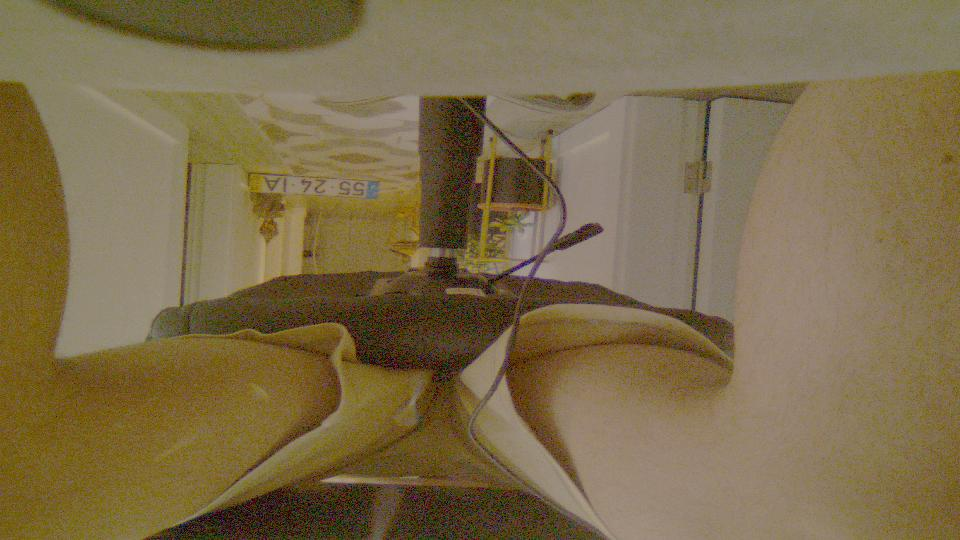
#> input picture test.jpg, 960 x 540 px
$ python ocr_license_plate.py --input .   (older library calls are emulated)
#> lines starting #> are read from the running program, lines starting #| are printed output that depends on the picture; after the words box and inside, x2 and y2 are one past the last pixel; in counts of white or black regions, pixels touching at a corner belong together
### pyimagesearch/anpr/anpr.py
# import the necessary packages
from skimage.segmentation import clear_border
import pytesseract
import numpy as np
import imutils
import cv2

class PyImageSearchANPR:
    def __init__(self, minAR=4, maxAR=5, debug=False):
        # store the minimum and maximum rectangular aspect ratio
        # values along with whether or not we are in debug mode
        self.minAR = minAR
        self.maxAR = maxAR
        self.debug = debug

    def debug_imshow(self, title, image, waitKey=False):
        # check to see if we are in debug mode, and if so, show the
        # image with the supplied title
        if self.debug:
            cv2.imshow(title, image)

            # check to see if we should wait for a keypress
            if waitKey:
                cv2.waitKey(0)

    def locate_license_plate_candidates(self, gray, keep=5):
        # perform a blackhat morphological operation that will allow
        # us to reveal dark regions (i.e., text) on light backgrounds
        # (i.e., the license plate itself)
        rectKern = cv2.getStructuringElement(cv2.MORPH_RECT, (13, 5))
        blackhat = cv2.morphologyEx(gray, cv2.MORPH_BLACKHAT, rectKern)
        #self.debug_imshow("Blackhat", blackhat)

        # next, find regions in the image that are light
        squareKern = cv2.getStructuringElement(cv2.MORPH_RECT, (3, 3))
        light = cv2.morphologyEx(gray, cv2.MORPH_CLOSE, squareKern)
        light = cv2.threshold(light, 0, 255,
            cv2.THRESH_BINARY | cv2.THRESH_OTSU)[1]
        #self.debug_imshow("Light Regions", light)

        # compute the Scharr gradient representation of the blackhat
        # image in the x-direction and then scale the result back to
        # the range [0, 255]
        gradX = cv2.Sobel(blackhat, ddepth=cv2.CV_32F,
            dx=1, dy=0, ksize=-1)
        gradX = np.absolute(gradX)
        (minVal, maxVal) = (np.min(gradX), np.max(gradX))
        gradX = 255 * ((gradX - minVal) / (maxVal - minVal))
        gradX = gradX.astype("uint8")
        #self.debug_imshow("Scharr", gradX)

        # blur the gradient representation, applying a closing
        # operation, and threshold the image using Otsu's method
        gradX = cv2.GaussianBlur(gradX, (5, 5), 0)
        gradX = cv2.morphologyEx(gradX, cv2.MORPH_CLOSE, rectKern)
        thresh = cv2.threshold(gradX, 0, 255,
            cv2.THRESH_BINARY | cv2.THRESH_OTSU)[1]
        #self.debug_imshow("Grad Thresh", thresh)

        # perform a series of erosions and dilations to clean up the
        # thresholded image
        thresh = cv2.erode(thresh, None, iterations=2)
        thresh = cv2.dilate(thresh, None, iterations=2)
        #self.debug_imshow("Grad Erode/Dilate", thresh)

        # take the bitwise AND between the threshold result and the
        # light regions of the image
        thresh = cv2.bitwise_and(thresh, thresh, mask=light)
        thresh = cv2.dilate(thresh, None, iterations=2)
        thresh = cv2.erode(thresh, None, iterations=1)
        #self.debug_imshow("Final", thresh, waitKey=True)

        # find contours in the thresholded image and sort them by
        # their size in descending order, keeping only the largest
        # ones
        cnts = cv2.findContours(thresh.copy(), cv2.RETR_EXTERNAL,
            cv2.CHAIN_APPROX_SIMPLE)
        cnts = imutils.grab_contours(cnts)
        cnts = sorted(cnts, key=cv2.contourArea, reverse=True)[:keep]

        # return the list of contours
        return cnts

    def locate_license_plate(self, gray, candidates,
        clearBorder=False):
        # initialize the license plate contour and ROI
        lpCnt = None
        roi = None

        # loop over the license plate candidate contours
        for c in candidates:
            # compute the bounding box of the contour and then use
            # the bounding box to derive the aspect ratio
            (x, y, w, h) = cv2.boundingRect(c)
            ar = w / float(h)

            # check to see if the aspect ratio is rectangular
            if ar >= self.minAR and ar <= self.maxAR:
                # store the license plate contour and extract the
                # license plate from the grayscale image and then
                # threshold it
                lpCnt = c
                licensePlate = gray[y:y + h, x:x + w]
                roi = cv2.threshold(licensePlate, 0, 255,
                    cv2.THRESH_BINARY_INV | cv2.THRESH_OTSU)[1]

                # check to see if we should clear any foreground
                # pixels touching the border of the image
                # (which typically, not but always, indicates noise)
                if clearBorder:
                    roi = clear_border(roi)

                # display any debugging information and then break
                # from the loop early since we have found the license
                # plate region
                #self.debug_imshow("License Plate", licensePlate)
                #self.debug_imshow("ROI", roi, waitKey=True)
                break

        # return a 2-tuple of the license plate ROI and the contour
        # associated with it
        return (roi, lpCnt)

    def build_tesseract_options(self, psm=7):
        # tell Tesseract to only OCR alphanumeric characters
        alphanumeric = "ABCDEFGHIJKLMNOPQRSTUVWXYZ0123456789"
        options = "-c tessedit_char_whitelist={}".format(alphanumeric)

        # set the PSM mode
        options += " --psm {}".format(psm)

        # return the built options string
        return options

    def transform_img(self, img):
        gaussian_blur = cv2.GaussianBlur(
            img, (5, 5), 0
        )
        self.debug_imshow("gaussian_blur", gaussian_blur)
        return gaussian_blur


    def find_and_ocr(self, image, psm=7, clearBorder=False):
        # initialize the license plate text
        lpText = None

        # convert the input image to grayscale, locate all candidate
        # license plate regions in the image, and then process the
        # candidates, leaving us with the *actual* license plate
        gray = cv2.cvtColor(image, cv2.COLOR_BGR2GRAY)
        candidates = self.locate_license_plate_candidates(gray)
        (lp, lpCnt) = self.locate_license_plate(gray, candidates,
            clearBorder=clearBorder)

        # only OCR the license plate if the license plate ROI is not
        # empty
        if lp is not None:

            transformed_img = self.transform_img(lp)

            # OCR the license plate
            options = self.build_tesseract_options(psm=psm)
            lpText = pytesseract.image_to_string(transformed_img, config=options)
            self.debug_imshow("License Plate", transformed_img)

        # return a 2-tuple of the OCR'd license plate text along with
        # the contour associated with the license plate region
        return (lpText, lpCnt)

### ocr_license_plate.py
# import the necessary packages
from pyimagesearch.anpr.anpr import PyImageSearchANPR
from imutils import paths
import argparse
import imutils
import cv2
import os

list_license_plates = []
predicted_license_plates = []

def cleanup_text(text):
    # strip out non-ASCII text so we can draw the text on the image
    # using OpenCV
    return "".join([c if ord(c) < 128 else "" for c in text]).strip()

# construct the argument parser and parse the arguments
ap = argparse.ArgumentParser()
ap.add_argument("-i", "--input", required=True,
    help="path to input directory of images")
ap.add_argument("-c", "--clear-border", type=int, default=-1,
    help="whether or to clear border pixels before OCR'ing")
ap.add_argument("-p", "--psm", type=int, default=7,
    help="default PSM mode for OCR'ing license plates")
ap.add_argument("-d", "--debug", type=int, default=-1,
    help="whether or not to show additional visualizations")
args = vars(ap.parse_args())

# initialize our ANPR class
anpr = PyImageSearchANPR(debug=args["debug"] > 0, minAR=3, maxAR=6)

# grab all image paths in the input directory
imagePaths = sorted(list(paths.list_images(args["input"])))

def calculate_predicted_accuracy(actual_list, predicted_list):
    for actual_plate, predict_plate in zip(actual_list, predicted_list):
        accuracy = "0 %"
        num_matches = 0
        if actual_plate.strip() == predict_plate.strip():
            accuracy = "100 %"
        else:
            if len(actual_plate) == len(predict_plate):
                for a, p in zip(actual_plate, predict_plate):
                    if a.strip() == p.strip():
                        num_matches += 1
                accuracy = str(round((num_matches / len(actual_plate)), 2) * 100)
                accuracy += "%"
        print("     ", actual_plate.strip(), "\t\t\t", predict_plate.strip(), "\t\t  ", accuracy)


# loop over all image paths in the input directory
for imagePath in imagePaths:

    license_plate_file = imagePath.split("/")[-1]
    license_plate, _ = os.path.splitext(license_plate_file)

    list_license_plates.append(license_plate)
    # load the input image from disk and resize it
    image = cv2.imread(imagePath)
#> image is the input picture: shape (540, 960, 3); mean B, G, R 74.7, 108.3, 124.6
    image = imutils.resize(image, width=600)
#> image: shape (337, 600, 3)
    # apply automatic license plate recognition
    (lpText, lpCnt) = anpr.find_and_ocr(image, psm=args["psm"],
        clearBorder=args["clear_border"] > 0)
#> in find_and_ocr, `gray = cv2.cvtColor(image, cv2.COLOR_BGR2GRAY)`:
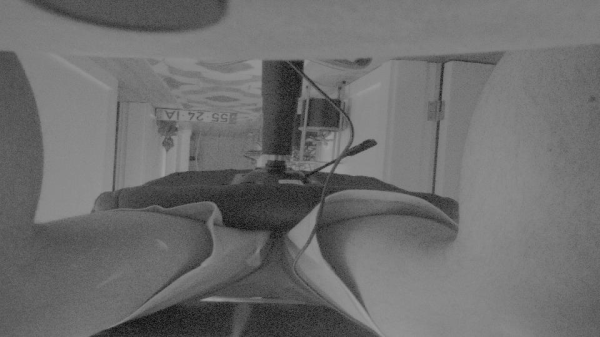
#> gray: shape (337, 600); min 10, max 158, mean 109.4
#> in locate_license_plate_candidates, `blackhat = cv2.morphologyEx(gray, cv2.MORPH_BLACKHAT, rectKern)`:
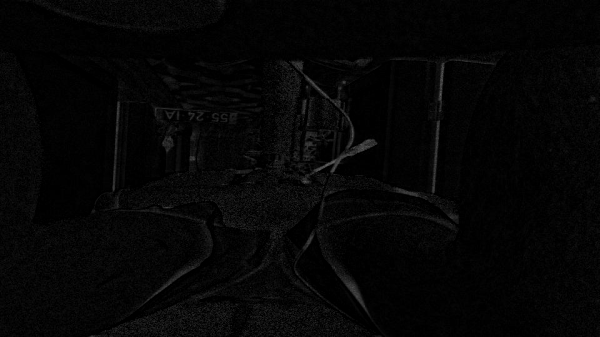
#> blackhat: shape (337, 600); min 0, max 98, mean 5.4
#> in locate_license_plate_candidates, `light = cv2.threshold(light, 0, 255, cv2.THRESH_BINARY | cv2.THRESH_OT..`:
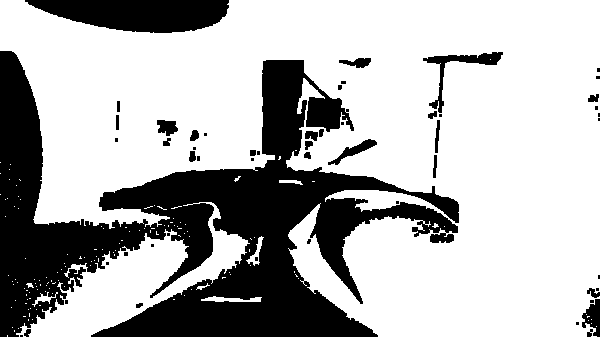
#> light: shape (337, 600); 70.1% white; 53 black regions (28 under 20 px), largest, box (x1, y1, x2, y2) and area: (0, 51, 459, 337) 52115, (25, 0, 229, 33) 4994, (423, 52, 503, 113) 851
#> in locate_license_plate_candidates, `gradX = cv2.Sobel(blackhat, ddepth=cv2.CV_32F, dx=1, dy=0, ksize=-1)`:
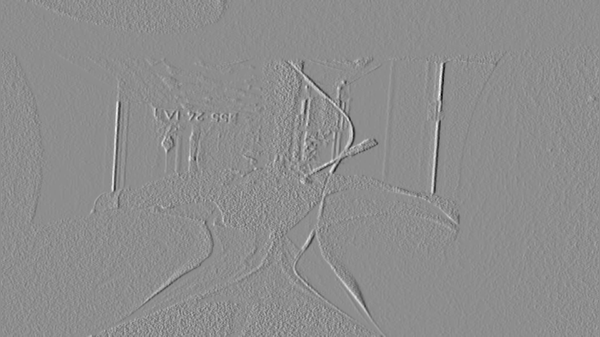
#> gradX: shape (337, 600) float32; min -1385, max 1107, mean 0; drawn with min black and max white
#> in locate_license_plate_candidates, `gradX = np.absolute(gradX)`:
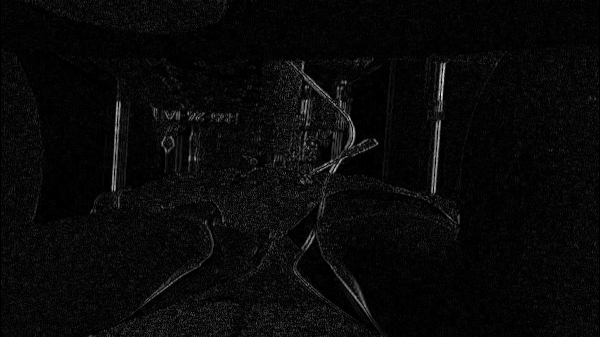
#> gradX: shape (337, 600) float32; min 0, max 1385, mean 50; drawn with min black and max white
#> in locate_license_plate_candidates, `(minVal, maxVal) = (np.min(gradX), np.max(gradX))`: minVal = 0; maxVal = 1385
#> in locate_license_plate_candidates, `thresh = cv2.threshold(gradX, 0, 255, cv2.THRESH_BINARY | cv2.THRESH_O..`: thresh: shape (337, 600); 4.1% white; 57 white regions (39 under 20 px), largest, box (x1, y1, x2, y2) and area: (273, 61, 379, 218) 4211, (153, 105, 238, 122) 671, (111, 100, 122, 193) 551
#> in locate_license_plate_candidates, `thresh = cv2.erode(thresh, None, iterations=2)`: thresh: shape (337, 600); 1.6% white; 19 white regions (8 under 20 px), largest, box (x1, y1, x2, y2) and area: (275, 63, 375, 172) 1973, (155, 111, 229, 120) 282, (297, 100, 310, 125) 187
#> in locate_license_plate_candidates, `thresh = cv2.dilate(thresh, None, iterations=2)`: thresh: shape (337, 600); 3.4% white; 13 white regions, largest, box (x1, y1, x2, y2) and area: (273, 61, 377, 184) 3410, (153, 109, 231, 122) 630, (111, 101, 122, 192) 546
#> in locate_license_plate_candidates, `thresh = cv2.bitwise_and(thresh, thresh, mask=light)`: thresh: shape (337, 600); 1.9% white; 35 white regions (19 under 20 px), largest, box (x1, y1, x2, y2) and area: (306, 112, 368, 162) 765, (153, 109, 231, 122) 630, (111, 101, 122, 192) 455
#> in locate_license_plate_candidates, `thresh = cv2.dilate(thresh, None, iterations=2)`:
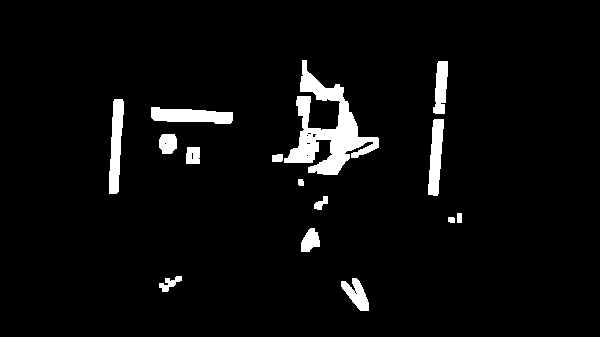
#> thresh: shape (337, 600); 4.5% white; 15 white regions, largest, box (x1, y1, x2, y2) and area: (284, 60, 379, 175) 3919, (151, 107, 233, 124) 1010, (109, 99, 124, 194) 969
#> in locate_license_plate_candidates, `thresh = cv2.erode(thresh, None, iterations=1)`:
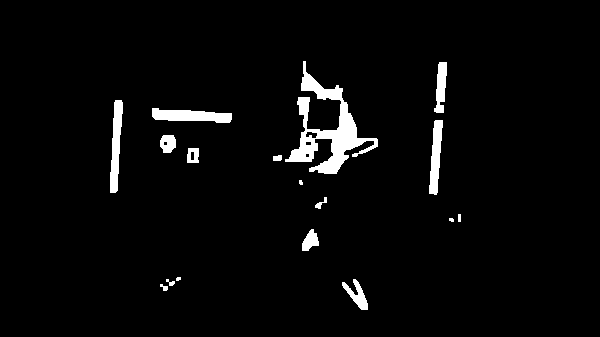
#> thresh: shape (337, 600); 3.4% white; 17 white regions (3 under 20 px)
#> in locate_license_plate_candidates, `cnts = cv2.findContours(thresh.copy(), cv2.RETR_EXTERNAL, cv2.CHAIN_AP..`: cnts = 17 contours, 5 with area under 20; largest, box (x1, y1, x2, y2) and area: (285, 61, 378, 174) 2814, (152, 108, 232, 123) 728, (110, 100, 123, 193) 654, (429, 120, 443, 195) 570, (434, 62, 447, 113) 376
#> in locate_license_plate_candidates, `cnts = sorted(cnts, key=cv2.contourArea, reverse=True)[:keep]`: cnts = 5 contours; box (x1, y1, x2, y2) and area: (285, 61, 378, 174) 2814, (152, 108, 232, 123) 728, (110, 100, 123, 193) 654, (429, 120, 443, 195) 570, (434, 62, 447, 113) 376
#> in find_and_ocr, `candidates = self.locate_license_plate_candidates(gray)`: candidates has the same summary as cnts in locate_license_plate_candidates
#> the loop in locate_license_plate, `for c in candidates:` made 2 passes
#> (x, y, w, h, ar) on passes 1 to 2: (285, 61, 93, 113, 0.823), (152, 108, 80, 15, 5.33)
#> in find_and_ocr, `(lp, lpCnt) = self.locate_license_plate(gray, candidates, clearBorder=..`: lpCnt = contour of 21 points, box (x1, y1, x2, y2) (152, 108, 232, 123), area 728
#> (the run stopped early here; a loop or call above may not have finished)
